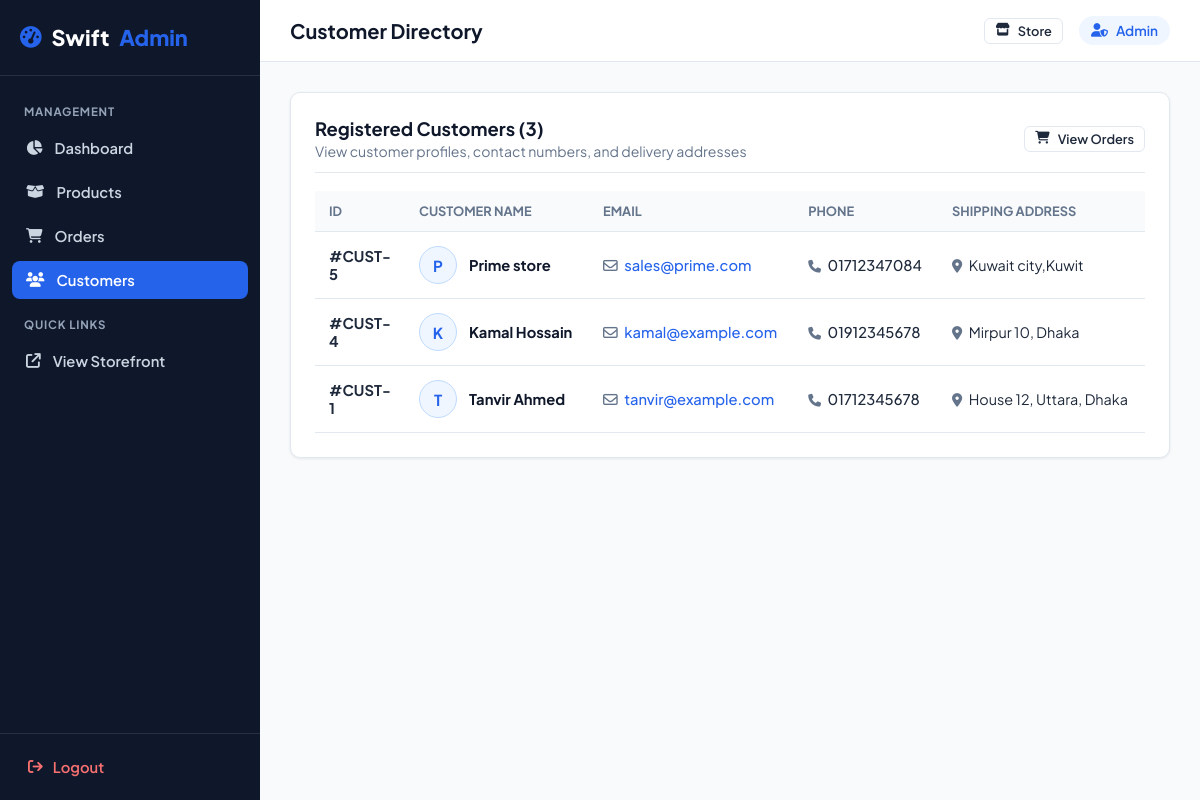
The app's page /admin/customers (signed in) with its own data.
### tables this page shows
CREATE TABLE customers (
        id INTEGER PRIMARY KEY AUTOINCREMENT,
        name TEXT NOT NULL,
        email TEXT NOT NULL UNIQUE,
        address TEXT NOT NULL,
        phone TEXT NOT NULL
    , password TEXT);

### app.py (the view)
@app.route('/admin/customers')
@admin_required
def admin_customers():
    customers = get_db().execute("SELECT * FROM customers ORDER BY id DESC").fetchall()
    return render_template('admin/customers.html', customers=customers)

### app.py (called while the page is built)
def get_db():
    if"db" not in g:
        g.db = sqlite3.connect(DB_PATH)
        g.db.row_factory = sqlite3.Row
        g.db.execute('PRAGMA foreign_keys = ON')
    return g.db

@app.context_processor
def shared_template_values():
    def csrf_token():
        if '_csrf_token' not in session:
            session['_csrf_token'] = secrets.token_hex(16)
        return session['_csrf_token']
    current_customer = None
    customer_id = session.get('customer_id') or session.get('user_id')
    if customer_id:
        current_customer = get_db().execute("SELECT * FROM customers WHERE id = ?", (customer_id,)).fetchone()
    cart_count = sum(session.get('cart', {}).values())
    return {
        'csrf_token': csrf_token,
        'cart_count': cart_count,
        'cart_items': get_cart_items,
        'current_customer': current_customer
    }

@app.before_request
def csrf_protect():
    if request.method == "POST":
        expected = session.get('_csrf_token', None)
        supplied = request.form.get('csrf_token', None)
        if not expected or not supplied or not secrets.compare_digest(expected, supplied):
            abort(403, description="CSRF token missing or incorrect.")

def admin_required(f):
    @wraps(f)
    def decorated_function(*args, **kwargs):
        if not session.get('is_admin'):
            flash("Please log in to access the admin area.", "warning")
            return redirect(url_for('admin_login', next=request.path))
        return f(*args, **kwargs)
    return decorated_function

### templates/admin/customers.html (shortened to what this page needs)
{% extends 'admin/base_admin.html' %}
{% block page_title %}Customer Directory{% endblock %}
{% block content %}
  <div class="admin-card">
    <div class="admin-card-header">
      <div>
        <h2>Registered Customers ({{ customers|length }})</h2>
        <p style="color: var(--text-muted); font-size: 0.88rem; margin-top: 2px;">
          View customer profiles, contact numbers, and delivery addresses
        </p>
      </div>
      <div>
        <a href="{{ url_for('admin_orders') }}" class="btn btn-outline btn-sm">
          <i class="fa-solid fa-cart-shopping"></i> View Orders
        </a>
      </div>
    </div>
    <div class="table-container">
      <table class="admin-table">
        <thead>
          <tr>
            <th style="width: 90px;">ID</th>
            <th>Customer Name</th>
            <th>Email</th>
            <th>Phone</th>
            <th>Shipping Address</th>
          </tr>
        </thead>
        <tbody>
          {% for customer in customers %}
          <tr>
            <td>
              <strong>#CUST-{{ customer.id }}</strong>
            </td>
            <td>
              <div style="display: flex; align-items: center; gap: 12px;">
                <div style="width: 38px; height: 38px; border-radius: 50%; background: #eff6ff; color: var(--primary); font-weight: 700; display: flex; align-items: center; justify-content: center; font-size: 0.95rem; border: 1px solid #bfdbfe;">
                  {{ (customer.name or 'C')[0]|upper }}
                </div>
                <div>
                  <div style="font-weight: 700; color: var(--secondary);">{{ customer.name }}</div>
                </div>
              </div>
            </td>
            <td>
              <a href="mailto:{{ customer.email }}" style="color: var(--primary); text-decoration: none; font-weight: 500;">
                <i class="fa-regular fa-envelope" style="margin-right: 4px; color: var(--text-muted);"></i>
                {{ customer.email }}
              </a>
            </td>
            <td>
              {% if customer.phone %}
              <a href="tel:{{ customer.phone }}" style="color: var(--text-main); text-decoration: none; font-weight: 500;">
                <i class="fa-solid fa-phone" style="margin-right: 4px; color: var(--text-muted); font-size: 0.8rem;"></i>
                {{ customer.phone }}
              </a>
              {% else %}
              <span style="color: var(--text-muted);">-</span>
              {% endif %}
            </td>
            <td>
              <div style="color: var(--text-main); font-size: 0.9rem; max-width: 300px; line-height: 1.4;">
                <i class="fa-solid fa-location-dot" style="margin-right: 4px; color: var(--text-muted); font-size: 0.85rem;"></i>
                {{ customer.address or 'No address on file' }}
              </div>
            </td>
          </tr>
          {% endfor %}
        </tbody>
      </table>
    </div>
  </div>
{% endblock %}

### templates/admin/base_admin.html (shortened to what this page needs)
<!DOCTYPE html>
<html lang="en">
<head>
  <link rel="stylesheet" href="https://cdnjs.cloudflare.com/ajax/libs/font-awesome/6.5.1/css/all.min.css">
</head>
<body>
  <aside class="admin-sidebar" id="adminSidebar">
    <a href="{{ url_for('admin_dashboard') }}" class="sidebar-brand">
      <i class="fa-solid fa-gauge-high"></i>
      Swift<span>Admin</span>
    </a>
    <ul class="sidebar-nav">
      <li class="sidebar-nav-title">Management</li>
      <li>
        <a href="{{ url_for('admin_dashboard') }}" class="{{ 'active' if request.endpoint == 'admin_dashboard' }}">
          <i class="fa-solid fa-chart-pie"></i> Dashboard
        </a>
      </li>
      <li>
        <a href="{{ url_for('admin_products') }}" class="{{ 'active' if request.endpoint in ['admin_products', 'admin_add_product', 'admin_edit_product'] }}">
          <i class="fa-solid fa-box-open"></i> Products
        </a>
      </li>
      <li>
        <a href="{{ url_for('admin_orders') }}" class="{{ 'active' if request.endpoint == 'admin_orders' }}">
          <i class="fa-solid fa-cart-shopping"></i> Orders
        </a>
      </li>
      <li>
        <a href="{{ url_for('admin_customers') }}" class="{{ 'active' if request.endpoint == 'admin_customers' }}">
          <i class="fa-solid fa-users"></i> Customers
        </a>
      </li>
      <li class="sidebar-nav-title">Quick Links</li>
      <li>
        <a href="{{ url_for('index') }}" target="_blank">
          <i class="fa-solid fa-arrow-up-right-from-square"></i> View Storefront
        </a>
      </li>
    </ul>
    <div class="sidebar-footer">
      <a href="{{ url_for('admin_logout') }}">
        <i class="fa-solid fa-arrow-right-from-bracket"></i> Logout
      </a>
    </div>
  </aside>
  <div class="admin-main">
    <header class="admin-header">
      <div class="admin-header-title">
        {% block page_title %}Dashboard{% endblock %}
      </div>
      <div class="admin-header-actions">
        <a href="{{ url_for('index') }}" target="_blank" class="btn btn-outline btn-sm">
          <i class="fa-solid fa-store"></i> Store
        </a>
        <div class="admin-badge">
          <i class="fa-solid fa-user-shield"></i> Admin
        </div>
      </div>
    </header>
    <div class="admin-content">
      {% block content %}{% endblock %}
    </div>
  </div>
</body>
</html>

### templates/admin/base_admin.html (style rules this page uses)
:root { --primary: #2563eb; --primary-hover: #1d4ed8; --secondary: #0f172a; --accent: #f59e0b; --success: #10b981; --danger: #ef4444; --info: #06b6d4; --bg-light: #f8fafc; --sidebar-bg: #0f172a; --sidebar-hover: #1e293b; --card-bg: #ffffff; --text-main: #1e293b; --text-muted: #64748b; --border-color: #e2e8f0; --shadow-sm: 0 1px 3px rgba(0, 0, 0, 0.08); --shadow-md: 0 4px 12px rgba(0, 0, 0, 0.08); --radius: 10px; }
* { box-sizing: border-box; margin: 0; padding: 0; }
body { font-family: 'Plus Jakarta Sans', sans-serif; background-color: var(--bg-light); color: var(--text-main); display: flex; min-height: 100vh; }
.admin-sidebar { width: 260px; background-color: var(--sidebar-bg); color: #fff; display: flex; flex-direction: column; position: fixed; top: 0; left: 0; bottom: 0; z-index: 100; transition: all 0.3s ease; }
.sidebar-brand { padding: 24px 20px; font-size: 1.35rem; font-weight: 800; display: flex; align-items: center; gap: 10px; border-bottom: 1px solid rgba(255, 255, 255, 0.1); color: #fff; text-decoration: none; }
.sidebar-brand i { color: var(--primary); }
.sidebar-brand span { color: var(--primary); }
.sidebar-nav { list-style: none; padding: 16px 12px; display: flex; flex-direction: column; gap: 6px; flex: 1; overflow-y: auto; }
.sidebar-nav-title { font-size: 0.72rem; font-weight: 700; text-transform: uppercase; letter-spacing: 0.8px; color: #94a3b8; padding: 12px 12px 4px; }
.sidebar-nav a { display: flex; align-items: center; gap: 12px; padding: 10px 14px; color: #cbd5e1; text-decoration: none; font-size: 0.92rem; font-weight: 600; border-radius: 8px; transition: all 0.2s; }
.sidebar-nav a.active { background-color: var(--primary); color: #fff; }
.sidebar-footer { padding: 16px; border-top: 1px solid rgba(255, 255, 255, 0.1); }
.sidebar-footer a { display: flex; align-items: center; gap: 10px; color: #f87171; text-decoration: none; font-size: 0.92rem; font-weight: 600; padding: 8px 12px; border-radius: 6px; transition: background 0.2s; }
.admin-main { margin-left: 260px; flex: 1; display: flex; flex-direction: column; min-width: 0; }
.admin-header { background: #fff; padding: 16px 30px; display: flex; align-items: center; justify-content: space-between; border-bottom: 1px solid var(--border-color); position: sticky; top: 0; z-index: 90; }
.admin-header-title { font-size: 1.25rem; font-weight: 700; color: var(--secondary); }
.admin-header-actions { display: flex; align-items: center; gap: 16px; }
.admin-badge { display: inline-flex; align-items: center; gap: 8px; background: #eff6ff; color: var(--primary); padding: 6px 12px; border-radius: 20px; font-size: 0.85rem; font-weight: 600; }
.admin-content { padding: 30px; flex: 1; }
.admin-card { background: var(--card-bg); border-radius: var(--radius); border: 1px solid var(--border-color); box-shadow: var(--shadow-sm); padding: 24px; margin-bottom: 24px; }
.admin-card-header { display: flex; align-items: center; justify-content: space-between; margin-bottom: 18px; padding-bottom: 12px; border-bottom: 1px solid var(--border-color); }
.admin-card-header h2, .admin-card-header h3 { font-size: 1.15rem; font-weight: 700; color: var(--secondary); }
.table-container { overflow-x: auto; }
table.admin-table { width: 100%; border-collapse: collapse; text-align: left; }
table.admin-table th { background: #f8fafc; padding: 12px 14px; font-size: 0.8rem; font-weight: 700; color: var(--text-muted); text-transform: uppercase; border-bottom: 1px solid var(--border-color); }
table.admin-table td { padding: 14px; border-bottom: 1px solid var(--border-color); font-size: 0.92rem; vertical-align: middle; }
.btn { display: inline-flex; align-items: center; gap: 8px; padding: 8px 16px; border-radius: 6px; font-size: 0.9rem; font-weight: 600; border: none; cursor: pointer; text-decoration: none; transition: all 0.2s; }
.btn-outline { background: transparent; border: 1px solid var(--border-color); color: var(--text-main); }
.btn-sm { padding: 4px 10px; font-size: 0.8rem; }

### records on screen
customers: id "5", name "P", name "Prime store", email "sales@prime.com", phone "01712347084", address "Kuwait city,Kuwit"
customers: id "4", name "K", name "Kamal Hossain", email "kamal@example.com", phone "01912345678", address "Mirpur 10, Dhaka"
customers: id "1", name "T", name "Tanvir Ahmed", email "tanvir@example.com", phone "01712345678", address "House 12, Uttara, Dhaka"

### other values on screen
{{ customers|length }} "3"
